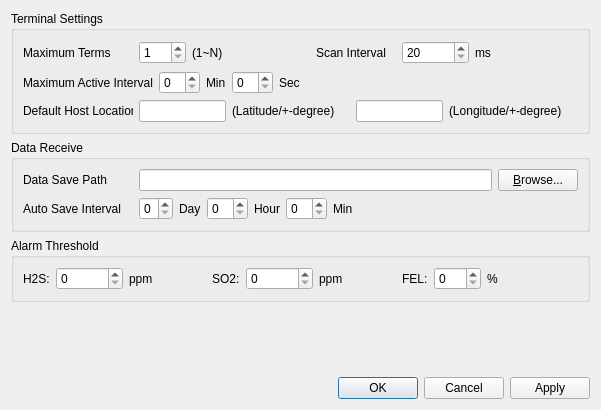
<?xml version="1.0" encoding="UTF-8"?>
<ui version="4.0">
 <class>OptionDialog</class>
 <widget class="QDialog" name="OptionDialog">
  <property name="geometry">
   <rect>
    <x>0</x>
    <y>0</y>
    <width>601</width>
    <height>410</height>
   </rect>
  </property>
  <property name="windowTitle">
   <string>Options</string>
  </property>
  <layout class="QVBoxLayout" name="verticalLayout_3">
   <item>
    <widget class="QGroupBox" name="groupBox_2">
     <property name="title">
      <string>Terminal Settings</string>
     </property>
     <layout class="QVBoxLayout" name="verticalLayout_2">
      <item>
       <layout class="QHBoxLayout" name="horizontalLayout_6">
        <item>
         <widget class="QLabel" name="label_16">
          <property name="minimumSize">
           <size>
            <width>110</width>
            <height>0</height>
           </size>
          </property>
          <property name="text">
           <string>Maximum Terms</string>
          </property>
         </widget>
        </item>
        <item>
         <widget class="QSpinBox" name="maxTermCountSpinBox">
          <property name="minimum">
           <number>1</number>
          </property>
          <property name="maximum">
           <number>255</number>
          </property>
         </widget>
        </item>
        <item>
         <widget class="QLabel" name="label_17">
          <property name="text">
           <string>(1~N)</string>
          </property>
         </widget>
        </item>
        <item>
         <spacer name="horizontalSpacer_9">
          <property name="orientation">
           <enum>Qt::Horizontal</enum>
          </property>
          <property name="sizeHint" stdset="0">
           <size>
            <width>59</width>
            <height>20</height>
           </size>
          </property>
         </spacer>
        </item>
        <item>
         <widget class="QLabel" name="label_19">
          <property name="sizePolicy">
           <sizepolicy hsizetype="Minimum" vsizetype="Minimum">
            <horstretch>0</horstretch>
            <verstretch>0</verstretch>
           </sizepolicy>
          </property>
          <property name="minimumSize">
           <size>
            <width>80</width>
            <height>25</height>
           </size>
          </property>
          <property name="text">
           <string>Scan Interval</string>
          </property>
         </widget>
        </item>
        <item>
         <widget class="QSpinBox" name="scanIntervalMsecSpinBox">
          <property name="minimum">
           <number>20</number>
          </property>
          <property name="maximum">
           <number>120000</number>
          </property>
         </widget>
        </item>
        <item>
         <widget class="QLabel" name="label_18">
          <property name="text">
           <string>ms</string>
          </property>
         </widget>
        </item>
        <item>
         <spacer name="horizontalSpacer_8">
          <property name="orientation">
           <enum>Qt::Horizontal</enum>
          </property>
          <property name="sizeHint" stdset="0">
           <size>
            <width>40</width>
            <height>20</height>
           </size>
          </property>
         </spacer>
        </item>
       </layout>
      </item>
      <item>
       <layout class="QHBoxLayout" name="horizontalLayout_3">
        <item>
         <widget class="QLabel" name="label_7">
          <property name="minimumSize">
           <size>
            <width>110</width>
            <height>0</height>
           </size>
          </property>
          <property name="text">
           <string>Maximum Active Interval</string>
          </property>
         </widget>
        </item>
        <item>
         <widget class="QSpinBox" name="activeIntervalMinutesSpinBox">
          <property name="minimum">
           <number>0</number>
          </property>
          <property name="maximum">
           <number>59</number>
          </property>
         </widget>
        </item>
        <item>
         <widget class="QLabel" name="label_10">
          <property name="text">
           <string>Min</string>
          </property>
         </widget>
        </item>
        <item>
         <widget class="QSpinBox" name="activeIntervalSecondsSpinBox">
          <property name="minimum">
           <number>0</number>
          </property>
          <property name="maximum">
           <number>59</number>
          </property>
         </widget>
        </item>
        <item>
         <widget class="QLabel" name="label_11">
          <property name="text">
           <string>Sec</string>
          </property>
         </widget>
        </item>
        <item>
         <spacer name="horizontalSpacer_2">
          <property name="orientation">
           <enum>Qt::Horizontal</enum>
          </property>
          <property name="sizeHint" stdset="0">
           <size>
            <width>40</width>
            <height>20</height>
           </size>
          </property>
         </spacer>
        </item>
       </layout>
      </item>
      <item>
       <layout class="QHBoxLayout" name="horizontalLayout_4">
        <item>
         <widget class="QLabel" name="label_8">
          <property name="minimumSize">
           <size>
            <width>110</width>
            <height>0</height>
           </size>
          </property>
          <property name="text">
           <string>Default Host Location</string>
          </property>
         </widget>
        </item>
        <item>
         <widget class="QLineEdit" name="defaultHostLatitudeLineEdit"/>
        </item>
        <item>
         <widget class="QLabel" name="label_12">
          <property name="text">
           <string>(Latitude/+-degree)</string>
          </property>
         </widget>
        </item>
        <item>
         <spacer name="horizontalSpacer_4">
          <property name="orientation">
           <enum>Qt::Horizontal</enum>
          </property>
          <property name="sizeHint" stdset="0">
           <size>
            <width>37</width>
            <height>17</height>
           </size>
          </property>
         </spacer>
        </item>
        <item>
         <widget class="QLineEdit" name="defaultHostLongitudeLineEdit"/>
        </item>
        <item>
         <widget class="QLabel" name="label_13">
          <property name="text">
           <string>(Longitude/+-degree)</string>
          </property>
         </widget>
        </item>
        <item>
         <spacer name="horizontalSpacer_3">
          <property name="orientation">
           <enum>Qt::Horizontal</enum>
          </property>
          <property name="sizeHint" stdset="0">
           <size>
            <width>37</width>
            <height>17</height>
           </size>
          </property>
         </spacer>
        </item>
       </layout>
      </item>
     </layout>
    </widget>
   </item>
   <item>
    <widget class="QGroupBox" name="groupBox">
     <property name="title">
      <string>Data Receive</string>
     </property>
     <layout class="QVBoxLayout" name="verticalLayout">
      <item>
       <layout class="QGridLayout" name="gridLayout">
        <item row="0" column="0">
         <widget class="QLabel" name="label">
          <property name="minimumSize">
           <size>
            <width>110</width>
            <height>0</height>
           </size>
          </property>
          <property name="text">
           <string>Data Save Path</string>
          </property>
         </widget>
        </item>
        <item row="0" column="1">
         <layout class="QHBoxLayout" name="horizontalLayout_2">
          <item>
           <widget class="QLineEdit" name="dataFolderLineEdit">
            <property name="readOnly">
             <bool>true</bool>
            </property>
           </widget>
          </item>
          <item>
           <widget class="QPushButton" name="broswePushButton">
            <property name="sizePolicy">
             <sizepolicy hsizetype="Maximum" vsizetype="Fixed">
              <horstretch>0</horstretch>
              <verstretch>0</verstretch>
             </sizepolicy>
            </property>
            <property name="text">
             <string>&amp;Browse...</string>
            </property>
           </widget>
          </item>
         </layout>
        </item>
        <item row="1" column="0">
         <widget class="QLabel" name="label_2">
          <property name="minimumSize">
           <size>
            <width>110</width>
            <height>0</height>
           </size>
          </property>
          <property name="text">
           <string>Auto Save Interval</string>
          </property>
         </widget>
        </item>
        <item row="1" column="1">
         <layout class="QHBoxLayout" name="horizontalLayout">
          <item>
           <widget class="QSpinBox" name="daySpinBox">
            <property name="maximum">
             <number>5</number>
            </property>
           </widget>
          </item>
          <item>
           <widget class="QLabel" name="label_3">
            <property name="text">
             <string>Day</string>
            </property>
           </widget>
          </item>
          <item>
           <widget class="QSpinBox" name="hoursSpinBox">
            <property name="maximum">
             <number>23</number>
            </property>
           </widget>
          </item>
          <item>
           <widget class="QLabel" name="label_4">
            <property name="text">
             <string>Hour</string>
            </property>
           </widget>
          </item>
          <item>
           <widget class="QSpinBox" name="minutesSpinBox">
            <property name="maximum">
             <number>59</number>
            </property>
           </widget>
          </item>
          <item>
           <widget class="QLabel" name="label_5">
            <property name="text">
             <string>Min</string>
            </property>
           </widget>
          </item>
          <item>
           <spacer name="horizontalSpacer">
            <property name="orientation">
             <enum>Qt::Horizontal</enum>
            </property>
            <property name="sizeHint" stdset="0">
             <size>
              <width>40</width>
              <height>20</height>
             </size>
            </property>
           </spacer>
          </item>
         </layout>
        </item>
       </layout>
      </item>
     </layout>
    </widget>
   </item>
   <item>
    <widget class="QGroupBox" name="groupBox_3">
     <property name="title">
      <string>Alarm Threshold</string>
     </property>
     <layout class="QHBoxLayout" name="horizontalLayout_5">
      <item>
       <widget class="QLabel" name="label_6">
        <property name="text">
         <string>H2S:</string>
        </property>
       </widget>
      </item>
      <item>
       <widget class="QSpinBox" name="h2sThresSpinBox">
        <property name="maximum">
         <number>1000000</number>
        </property>
       </widget>
      </item>
      <item>
       <widget class="QLabel" name="label_15">
        <property name="text">
         <string>ppm</string>
        </property>
       </widget>
      </item>
      <item>
       <spacer name="horizontalSpacer_5">
        <property name="orientation">
         <enum>Qt::Horizontal</enum>
        </property>
        <property name="sizeHint" stdset="0">
         <size>
          <width>59</width>
          <height>20</height>
         </size>
        </property>
       </spacer>
      </item>
      <item>
       <widget class="QLabel" name="label_9">
        <property name="text">
         <string>SO2:</string>
        </property>
       </widget>
      </item>
      <item>
       <widget class="QSpinBox" name="so2ThresSpinBox">
        <property name="maximum">
         <number>1000000</number>
        </property>
       </widget>
      </item>
      <item>
       <widget class="QLabel" name="label_20">
        <property name="text">
         <string>ppm</string>
        </property>
       </widget>
      </item>
      <item>
       <spacer name="horizontalSpacer_6">
        <property name="orientation">
         <enum>Qt::Horizontal</enum>
        </property>
        <property name="sizeHint" stdset="0">
         <size>
          <width>58</width>
          <height>20</height>
         </size>
        </property>
       </spacer>
      </item>
      <item>
       <widget class="QLabel" name="label_14">
        <property name="text">
         <string>FEL:</string>
        </property>
       </widget>
      </item>
      <item>
       <widget class="QSpinBox" name="felThresSpinBox">
        <property name="maximum">
         <number>100</number>
        </property>
       </widget>
      </item>
      <item>
       <widget class="QLabel" name="label_21">
        <property name="text">
         <string>%</string>
        </property>
       </widget>
      </item>
      <item>
       <spacer name="horizontalSpacer_7">
        <property name="orientation">
         <enum>Qt::Horizontal</enum>
        </property>
        <property name="sizeHint" stdset="0">
         <size>
          <width>86</width>
          <height>20</height>
         </size>
        </property>
       </spacer>
      </item>
     </layout>
    </widget>
   </item>
   <item>
    <spacer name="verticalSpacer">
     <property name="orientation">
      <enum>Qt::Vertical</enum>
     </property>
     <property name="sizeHint" stdset="0">
      <size>
       <width>20</width>
       <height>33</height>
      </size>
     </property>
    </spacer>
   </item>
   <item>
    <widget class="QDialogButtonBox" name="buttonBox">
     <property name="orientation">
      <enum>Qt::Horizontal</enum>
     </property>
     <property name="standardButtons">
      <set>QDialogButtonBox::Apply|QDialogButtonBox::Cancel|QDialogButtonBox::Ok</set>
     </property>
    </widget>
   </item>
  </layout>
 </widget>
 <resources/>
 <connections>
  <connection>
   <sender>buttonBox</sender>
   <signal>accepted()</signal>
   <receiver>OptionDialog</receiver>
   <slot>accept()</slot>
   <hints>
    <hint type="sourcelabel">
     <x>248</x>
     <y>254</y>
    </hint>
    <hint type="destinationlabel">
     <x>157</x>
     <y>274</y>
    </hint>
   </hints>
  </connection>
  <connection>
   <sender>buttonBox</sender>
   <signal>rejected()</signal>
   <receiver>OptionDialog</receiver>
   <slot>reject()</slot>
   <hints>
    <hint type="sourcelabel">
     <x>316</x>
     <y>260</y>
    </hint>
    <hint type="destinationlabel">
     <x>286</x>
     <y>274</y>
    </hint>
   </hints>
  </connection>
 </connections>
</ui>
